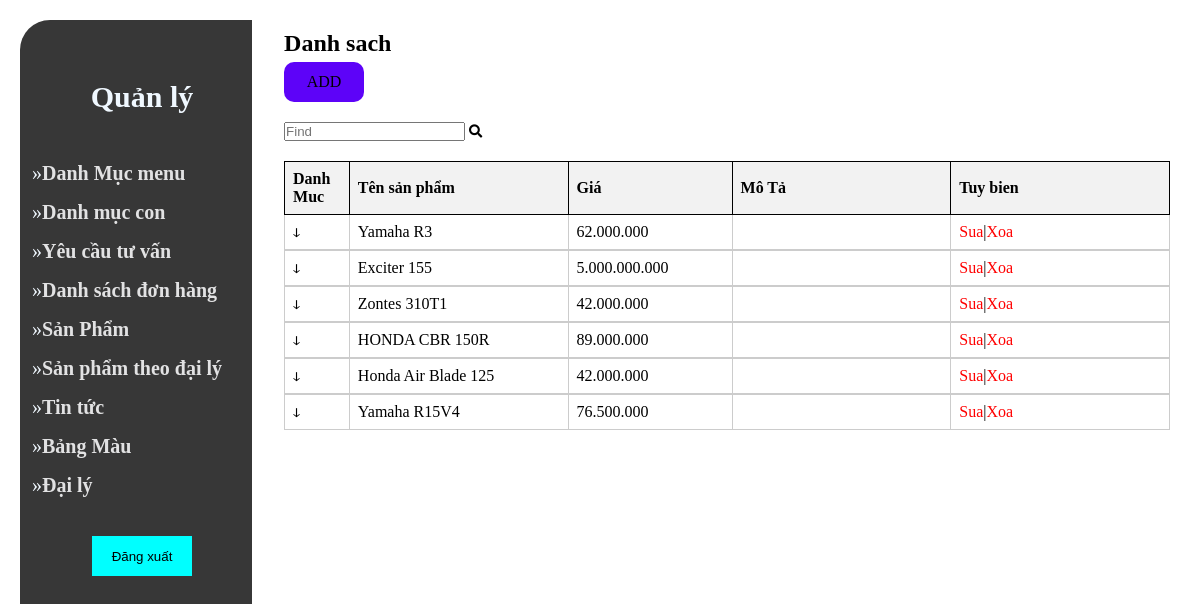
The app's page /admin/productlist.php with its own data.
### tables this page shows
CREATE TABLE IF NOT EXISTS `product_bike` (
  `product_id` int(11) NOT NULL AUTO_INCREMENT,
  `product_name` varchar(255) NOT NULL,
  `product_price` decimal(10,0) NOT NULL,
  `brand_id` int(11) NOT NULL,
  `product_des` varchar(500) NOT NULL,
  `engine_type` varchar(10) NOT NULL,
  `hp` float NOT NULL,
  `height` float NOT NULL,
  `fuel` float NOT NULL,
  PRIMARY KEY (`product_id`),
  KEY `brand_product` (`brand_id`)
);

### admin/database.php (called while the page is built, shortened)
<?php
class Database
{
    public $host =DB_HOST;
    public $user = DB_USER;
    public $pass = DB_PASS;
    public $dbname = DB_NAME;
    public $link;
private function connectDB(){
    $this->link = new mysqli($this->host, $this->user, $this-> pass, $this->dbname);
}
public function select($query)
{
    $result = $this->link->query($query) or
    die($this->link->error.__LINE__);
    if($result->num_rows > 0)
    {
        return $result;
    }
    else
    {
        return false;
    }
}
}
?>

### admin/class/productclass.php (called while the page is built, shortened)
<?php
include "database.php";
?>
<?php
class Product
{
    private $db;
    public function __construct()
    {
        $this -> db = new Database();
    }
    public function show_product()
    {
            $query = "SELECT * FROM  product_bike ORDER BY product_id desc ";
            $result = $this->db->select($query);
            return $result;
    }
}
?>

### admin/productlist.php (the view, shortened to what this page needs)
<?php
include "header.php";
include "slider.php";
include "class/productclass.php";
?>
    <?php
    $cartegory = new Product;
    $show_category = $cartegory -> show_product();
    ?>
<div class="admin_content_right">
<div class="admin_content_right_cateroty_list">
                    <h1>Danh sach </h1>
                    <div class ="button_add">
                        <a href="productadd.php">ADD</a>
                    </div>
                    <div>
                    <form  >
                <input required id="search" name="find" placeholder="Find" value="" type="text">
                <button  id="find" style="
    border: none;
    background-color: transparent;" type="submit" class="fas fa-search"></button>
                </form>
                    </div>
                   <div id="find_out">
                   <table >
                        <tr>
                            <th>Danh Muc</th>
                            <th>Tên sản phẩm</th>
                            <th>Giá </th>
                            <th>Mô Tả </th>
                            <th>Tuy bien</th>
                        </tr>
                        <?php
                        if($show_category)
                        {
                            while( $result = $show_category->fetch_assoc())
                            {
                        ?>
                        <tr>
                            <td><button onclick="myfuntion()" class="big">&#8582;</button></td>
                            <td><?php echo $result['product_name']?></td>
                            <td><?php echo  $formattedNumber = number_format($result['product_price'], 0, '.', '.') ?></td>
                            <td><?php echo $result['product_des']?></td>
                            <td><a href="productupdate.php?product_id=<?php echo $result['product_id'] ?>">Sua</a>|<a href="productdelete.php?product_id=<?php echo $result['product_id']?>"  onclick="return confirm('Bạn có chắc chắn muốn xóa?')">Xoa</a></td>
                        </tr>
                        <tr >
                        <td style="border: none; padding:0" colspan="8">
                        </td>
                    </tr>
                        <?php
                            }
                        }
                        ?>
                    </table>
                   </div>
                </div>
    </section>
</body>
</html>

### admin/style.css (style rules this page uses)
* { max-width: 100%; margin: 0; padding: 0; box-sizing: border-box; outline: none; }
.button_add { background-color: rgb(93, 3, 248); margin-top: 5px; display: flex; justify-content: center; align-items: center; border-radius: 10px; width: 80px; height: 40px; cursor: pointer; margin-bottom: 20px; }
a { text-decoration: none; color: black; }
table { color: black; }
.admin_content_right { width: 80%; padding: 30px 30px 0 12px; }
table { text-align: center; align-items: center; }
.admin_content_right_cateroty_list table { width: 100%; text-align: center; margin-top: 20px; }
.admin_content_right_cateroty_list table tr th,td { border: 1px solid black; }
table { border-collapse: collapse; }
.admin_content_right_cateroty_list table { width: 100%; border-collapse: collapse; }
.admin_content_right_cateroty_list th, .admin_content_right_cateroty_list td { border: 1px solid #ccc; padding: 8px; text-align: left; }
.admin_content_right_cateroty_list th { background-color: #f2f2f2; }
.admin_content_right_cateroty_list th:first-child, .admin_content_right_cateroty_list td:first-child { width: 5%; }
.admin_content_right_cateroty_list th:nth-child(2), .admin_content_right_cateroty_list td:nth-child(2) { width: 20%; }
.admin_content_right_cateroty_list th:nth-child(3), .admin_content_right_cateroty_list td:nth-child(3) { width: 15%; }
.admin_content_right_cateroty_list th:nth-child(4), .admin_content_right_cateroty_list td:nth-child(4) { width: 20%; }
.admin_content_right_cateroty_list th:nth-child(5), .admin_content_right_cateroty_list td:nth-child(5) { width: 20%; }
.admin_content_right_cateroty_list td a { color: #ff0000; text-decoration: none; }

### admin/productlist.php (style rules this page uses)
.big { border: none; background-color: transparent; }

### records on screen
product_bike: product_name "Yamaha R3", product_price "62.000.000"
product_bike: product_name "Exciter 155", product_price "5.000.000.000"
product_bike: product_name "Zontes 310T1", product_price "42.000.000"
product_bike: product_name "HONDA CBR 150R", product_price "89.000.000"
product_bike: product_name "Honda Air Blade 125", product_price "42.000.000"
product_bike: product_name "Yamaha R15V4", product_price "76.500.000"
